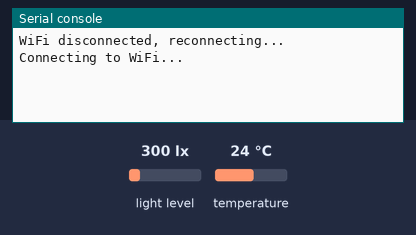
A program run on a simulated ESP32 board running MicroPython. Shown: the last lines printed to the serial console. Inputs (shaded band) come from the test bench; at power-on: light level 300 lx, temperature 24 °C. WiFi joins after 1.5 s; web requests get an empty 200 reply after 0.4 s; deep sleep restarts the program when it ends; the clock reads 2024-03-15 10:24:30 at power-on unless the program sets it.

Above: at 1.2 s.
1.3 s: light level set to 40 lx
At 3.8 s:
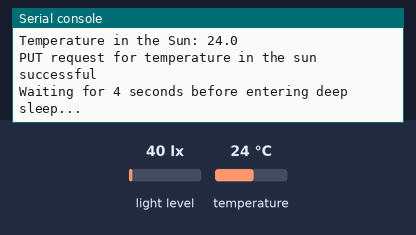
At 8.0 s:
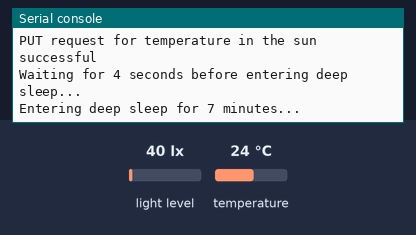

The program:

main-velm7700-DS18B20.py
```python
import os
from machine import Pin, SoftI2C, deepsleep, RTC, reset, WDT
from veml7700 import VEML7700  # Ensure this library is available
import network
import urequests
import time
import json
import machine
import onewire
import ds18x20

# Initialize RTC for saving data during deep sleep and tracking uptime
rtc = machine.RTC()

# WiFi credentials
SSID = "XXXXXXXXXXX"
PASSWORD = "XXXXXXXXXXXX"

# Constants
REBOOT_TIME_MINUTES = 12 * 60  # 1440 minutes for a 12-hour reboot

# Initialize Watchdog Timer with 8-second timeout
wdt = WDT(timeout=15000)

# Function to connect to WiFi
def connect_wifi(ssid, password):
    wlan = network.WLAN(network.STA_IF)
    wlan.active(True)
    if not wlan.isconnected():
        print("Connecting to WiFi...")
        wlan.connect(ssid, password)
        start_time = time.time()
        while not wlan.isconnected():
            if time.time() - start_time > 10:  # 10 seconds timeout
                print("Failed to connect to WiFi")
                return False
    print("Connected to WiFi:", ssid)
    return True

# Function to ensure WiFi is connected
def ensure_wifi_connected(ssid, password):
    wlan = network.WLAN(network.STA_IF)
    if not wlan.isconnected():
        print("WiFi disconnected, reconnecting...")
        return connect_wifi(ssid, password)
    return True

# Function to make PUT request with retry and exponential backoff
def make_put_request(url, data, retries=3, timeout=5):
    try_count = 0
    while try_count < retries:
        try:
            headers = {'Content-Type': 'application/json'}
            response = urequests.put(url, data=json.dumps(data), headers=headers, timeout=timeout)
            response.close()
            if response.status_code == 200:
                return True
            else:
                print("PUT request failed with status code:", response.status_code)
                try_count += 1
        except Exception as e:
            print("Exception during PUT request, attempt:", try_count, "Error:", e)
            try_count += 1
            time.sleep(2 ** try_count)  # Exponential backoff
    return False

# Function to store last readings in RTC memory
def store_last_readings(light_intensity, temperature):
    data = {}
    if light_intensity is not None:
        data['light'] = light_intensity
    if temperature is not None:
        data['temperature'] = temperature
    rtc.memory(json.dumps(data))

# Function to retrieve last readings from RTC memory
def get_last_readings():
    data = rtc.memory()
    if data:
        return json.loads(data)
    return None

# Function to read light intensity from VEML7700 sensor with retries
def read_light_intensity(retries=3):
    for attempt in range(retries):
        try:
            i2c = SoftI2C(sda=Pin(8), scl=Pin(9))  # Define I2C pins
            sensor = VEML7700(i2c=i2c, it=100, gain=1/8)
            lux = sensor.read_lux()
            return lux
        except Exception as e:
            print(f"Retry {attempt + 1} reading light sensor, Error:", e)
    return None  # Return None after retries

# Function to read temperature from DS18B20 sensor with retries
def read_temperature(retries=3):
    for attempt in range(retries):
        try:
            ow = onewire.OneWire(machine.Pin(3))  # Pin 3 is used for DS18B20 data line
            ds = ds18x20.DS18X20(ow)
            roms = ds.scan()
            ds.convert_temp()
            time.sleep_ms(1000)
            temperature = ds.read_temp(roms[0])
            return temperature
        except Exception as e:
            print(f"Retry {attempt + 1} reading temperature sensor, Error:", e)
    return None  # Return None after retries

# Fallback temperature retrieval using last known value from RTC memory
def read_temperature_with_fallback():
    temperature = read_temperature()
    if temperature is None:
        last_data = get_last_readings()
        if last_data and 'temperature' in last_data:
            print("Using fallback temperature value from RTC")
            return last_data['temperature']
    return temperature

# Function to check if it's time to reboot after 12 hours
def check_for_reboot():
    uptime_seconds = time.ticks_ms() / 1000  # Time in seconds since boot
    uptime_minutes = uptime_seconds / 60
    if uptime_minutes >= REBOOT_TIME_MINUTES:
        print("Rebooting after 12 hours uptime...")
        machine.reset()

# Main loop
def main_loop():
    while True:
        try:
            # Feed the watchdog timer
            wdt.feed()

            check_for_reboot()  # Check if 12 hours have passed and reboot if necessary

            if ensure_wifi_connected(SSID, PASSWORD):
                light_intensity = read_light_intensity()
                temperature_reading = read_temperature_with_fallback()

                if light_intensity is not None:
                    print("Light Intensity:", light_intensity)
                    store_last_readings(light_intensity, None)  # Store partial data
                    data = {"sensor_value": light_intensity}
                    if make_put_request("http://XXXXXXXXXXXXXXXX:5000/sensors/lux", data):
                        print("PUT request for light intensity successful")
                    else:
                        print("Failed to send light intensity data after retries")
                else:
                    print("Failed to read light intensity")

                if temperature_reading is not None:
                    print("Temperature in the Sun:", temperature_reading)
                    store_last_readings(None, temperature_reading)  # Store partial data
                    data = {"sensor_value": temperature_reading}
                    if make_put_request("http://XXXXXXXXXXXXX:5000/sensors/sun_temp", data):
                        print("PUT request for temperature in the sun successful")
                    else:
                        print("Failed to send temperature in the sun data after retries")
                else:
                    print("Failed to read temperature in the sun")

        except Exception as e:
            print("Main loop exception:", e)

        print("Waiting for 4 seconds before entering deep sleep...")
        time.sleep(4)  # Slightly longer delay to ensure everything is settled

        print("Entering deep sleep for 7 minutes...")
        deepsleep(7 * 60 * 1000)  # Sleep for 7 minutes

# Run the main loop
if __name__ == "__main__":
    main_loop()
```

Measured:
- after the input at 1.3 s, the serial console: prints a new line after 1.3 s (image 1)
